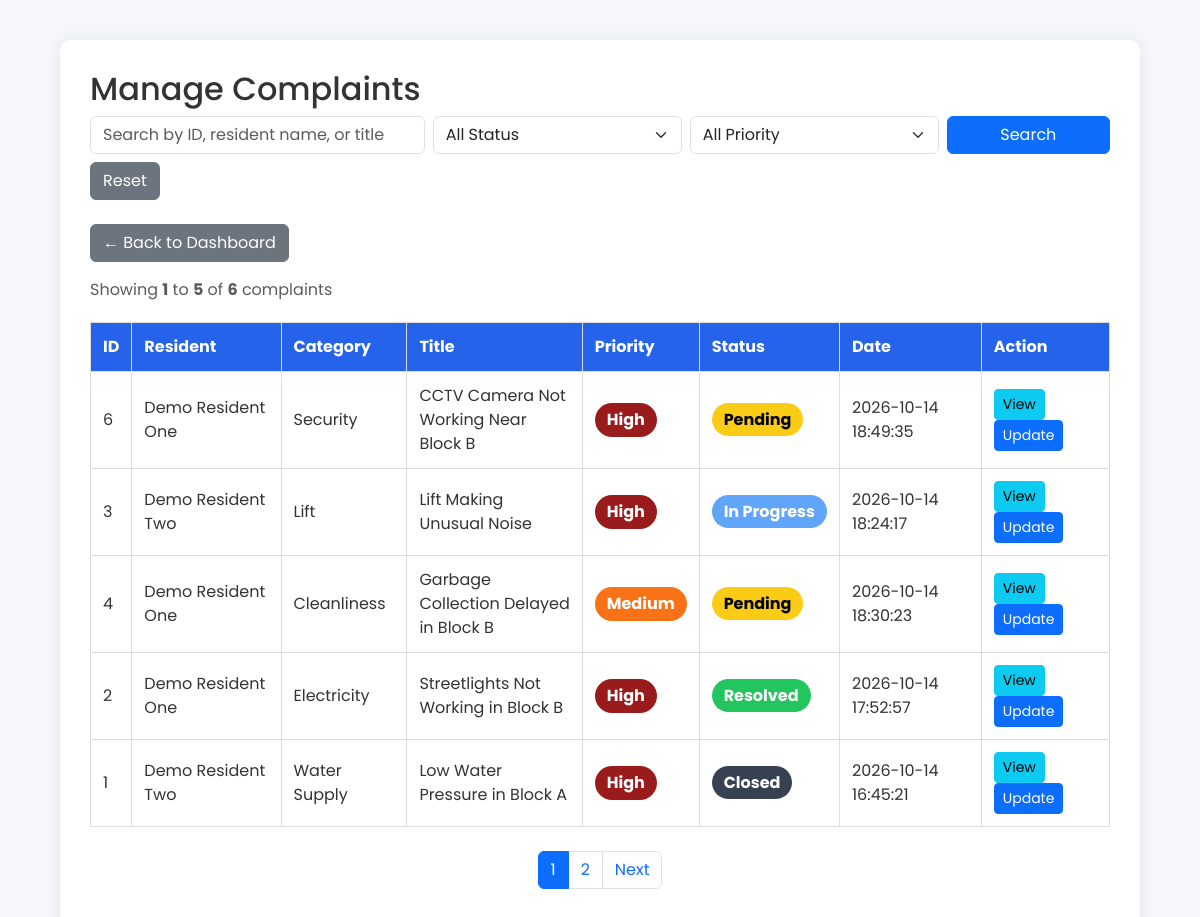
Page /admin/manage-complaints.php (signed in) on the committed database.
### tables this page shows
CREATE TABLE `complaints` (
  `complaint_id` int(11) NOT NULL,
  `resident_id` int(11) NOT NULL,
  `category_id` int(11) NOT NULL,
  `title` varchar(150) NOT NULL,
  `description` text NOT NULL,
  `location` varchar(100) DEFAULT NULL,
  `issue_started` varchar(50) DEFAULT NULL,
  `priority` enum('Low','Medium','High') DEFAULT 'Medium',
  `photo` varchar(255) DEFAULT NULL,
  `status` enum('Pending','Assigned','In Progress','Resolved','Closed') DEFAULT 'Pending',
  `created_at` timestamp NOT NULL DEFAULT current_timestamp(),
  `admin_remark` text DEFAULT NULL
);

CREATE TABLE `residents` (
  `resident_id` int(11) NOT NULL,
  `full_name` varchar(100) NOT NULL,
  `email` varchar(100) NOT NULL,
  `mobile` varchar(15) NOT NULL,
  `password` varchar(255) NOT NULL,
  `house_number` varchar(50) NOT NULL,
  `block` varchar(50) DEFAULT NULL,
  `registration_date` timestamp NOT NULL DEFAULT current_timestamp(),
  `status` enum('Active','Inactive') DEFAULT 'Active'
);

CREATE TABLE `categories` (
  `category_id` int(11) NOT NULL,
  `category_name` varchar(100) NOT NULL
);

### admin/manage-complaints.php (the view, shortened to what this page needs)
<?php
function sc_escape($value) {
    return htmlspecialchars((string) $value, ENT_QUOTES, 'UTF-8');
}
function sc_get_text_param($name) {
    if (!isset($_GET[$name]) || !is_string($_GET[$name])) {
        return '';
    }
    return trim($_GET[$name]);
}
function sc_run_prepared_query($conn, $sql, $types, $params) {
    $stmt = mysqli_prepare($conn, $sql);
    if ($types !== '') {
        if (!mysqli_stmt_bind_param($stmt, $types, ...$params)) {
            mysqli_stmt_close($stmt);
            throw new RuntimeException('Unable to bind complaint query parameters');
        }
    }
    if (!mysqli_stmt_execute($stmt)) {
        mysqli_stmt_close($stmt);
        throw new RuntimeException('Unable to execute complaint query');
    }
    return $stmt;
}
$limit = 5;
$search = sc_get_text_param('search');
$status_filter = sc_get_text_param('status');
$priority_filter = sc_get_text_param('priority');
$page_input = $_GET['page'] ?? '1';
$page = 1;
if (is_string($page_input) && ctype_digit($page_input)) {
    $page = (int) min((float) $page_input, 1000000000);
    $page = max(1, $page);
} elseif (is_int($page_input) && $page_input > 0) {
    $page = min($page_input, 1000000000);
}
$from_clause = ' FROM complaints
JOIN residents ON complaints.resident_id = residents.resident_id
JOIN categories ON complaints.category_id = categories.category_id';
$where = [];
$types = '';
$params = [];
$where_clause = $where ? ' WHERE ' . implode(' AND ', $where) : '';
try {
    $count_sql = 'SELECT COUNT(*) AS total' . $from_clause . $where_clause;
    $count_stmt = sc_run_prepared_query($conn, $count_sql, $types, $params);
    $count_result = mysqli_stmt_get_result($count_stmt);
    $total_records = (int) mysqli_fetch_assoc($count_result)['total'];
    $total_pages = (int) ceil($total_records / $limit);
    $page = min($page, max(1, $total_pages));
    $offset = ($page - 1) * $limit;
    $start_record = $total_records === 0 ? 0 : $offset + 1;
    $end_record = min($offset + $limit, $total_records);
    $query = 'SELECT complaints.*, residents.full_name AS resident_name, categories.category_name'
        . $from_clause . $where_clause . " ORDER BY
CASE
    WHEN complaints.status IN ('Pending', 'In Progress') THEN 1
    WHEN complaints.status IN ('Resolved', 'Closed') THEN 2
    ELSE 3
END,
CASE complaints.priority
    WHEN 'High' THEN 1
    WHEN 'Medium' THEN 2
    WHEN 'Low' THEN 3
    ELSE 4
END,
complaints.created_at DESC,
complaints.complaint_id DESC
LIMIT ? OFFSET ?";
    $data_params = $params;
    $data_params[] = $limit;
    $data_params[] = $offset;
    $data_stmt = sc_run_prepared_query($conn, $query, $types . 'ii', $data_params);
    $result = mysqli_stmt_get_result($data_stmt);
} catch (Throwable $e) {
    error_log('SocietyCare manage complaints query error: ' . $e->getMessage());
    http_response_code(500);
    exit('Unable to load complaints. Please try again later.');
}
?>
<!DOCTYPE html>
<html lang="en">
<head>
<link href="https://cdn.jsdelivr.net/npm/bootstrap@5.3.3/dist/css/bootstrap.min.css" rel="stylesheet">
<link rel="stylesheet" href="../assets/css/style.css">
</head>
<body>
<div class="container">
<h2>Manage Complaints</h2>
<form method="GET" class="mb-4">
    <div class="row g-2 align-items-center">
        <div class="col-md-4">
            <input
                type="text"
                name="search"
                maxlength="100"
                placeholder="Search by ID, resident name, or title"
                value="<?php echo sc_escape($search); ?>"
                class="form-control"
            >
        </div>
        <div class="col-md-3">
            <select name="status" class="form-select">
                <option value="">All Status</option>
            </select>
        </div>
        <div class="col-md-3">
            <select name="priority" class="form-select">
                <option value="">All Priority</option>
            </select>
        </div>
        <div class="col-md-2">
            <button type="submit" class="btn btn-primary w-100">Search</button>
        </div>
    </div>
    <a href="manage-complaints.php" class="btn btn-secondary mt-2">Reset</a>
</form>
<div class="mb-3">
    <a href="dashboard.php" class="btn btn-secondary">
        ← Back to Dashboard
    </a>
</div>
<p class="text-muted mb-3">
    Showing <strong><?php echo (int) $start_record; ?></strong>
    to
    <strong><?php echo (int) $end_record; ?></strong>
    of
    <strong><?php echo (int) $total_records; ?></strong>
    complaints
</p>
<table>
<tr>
<th>ID</th>
<th>Resident</th>
<th>Category</th>
<th>Title</th>
<th>Priority</th>
<th>Status</th>
<th>Date</th>
<th>Action</th>
</tr>
<?php while($row=mysqli_fetch_assoc($result)){ ?>
<tr>
<td><?php echo (int) $row['complaint_id']; ?></td>
<td><?php echo sc_escape($row['resident_name']); ?></td>
<td><?php echo sc_escape($row['category_name']); ?></td>
<td class="text-break" style="max-width:250px;">
    <?php echo sc_escape($row['title']); ?>
</td>
<td>
<?php
if($row['priority']=="High"){
    echo '<span class="priority-badge priority-high">High</span>';
}
elseif($row['priority']=="Medium"){
    echo '<span class="priority-badge priority-medium">Medium</span>';
}
elseif($row['priority']=="Low"){
    echo '<span class="priority-badge priority-low">Low</span>';
}
else{
    echo '<span class="priority-badge">' . sc_escape($row['priority']) . '</span>';
}
?>
</td>
<td>
<span class="status
<?php
if($row['status']=="Pending") echo "pending";
elseif($row['status']=="In Progress") echo "in-progress";
elseif($row['status']=="Resolved") echo "resolved";
elseif($row['status']=="Closed") echo "closed";
?>
">
<?php echo sc_escape($row['status']); ?>
</span>
</td>
<td><?php echo sc_escape($row['created_at']); ?></td>
<td>
    <a href="view-complaint.php?id=<?php echo (int) $row['complaint_id']; ?>" class="btn btn-info btn-sm">
    View
</a>
<a href="update-complaint.php?id=<?php echo (int) $row['complaint_id']; ?>" class="btn btn-primary btn-sm">
    Update
</a>
</td>
</tr>
<?php } ?>
</table>
<?php
$query_params = [
    'search' => $search,
    'status' => $status_filter,
    'priority' => $priority_filter,
];
?>
<nav class="mt-4">
    <ul class="pagination justify-content-center">
        <?php for($i = 1; $i <= $total_pages; $i++){
            $query_params['page'] = $i;
        ?>
            <li class="page-item <?php if($page == $i) echo 'active'; ?>">
                <a class="page-link" href="?<?php echo sc_escape(http_build_query($query_params)); ?>">
                    <?php echo (int) $i; ?>
                </a>
            </li>
        <?php } ?>
        <?php if($page < $total_pages){
            $query_params['page'] = $page + 1;
        ?>
            <li class="page-item">
                <a class="page-link" href="?<?php echo sc_escape(http_build_query($query_params)); ?>">Next</a>
            </li>
        <?php } ?>
    </ul>
</nav>
</div>
</body>
</html>

### assets/css/style.css (style rules this page uses)
* { margin:0; padding:0; box-sizing:border-box; font-family:'Poppins',sans-serif; }
body { background:#f5f7fb; color:#333; }
.priority-badge, .status-badge { padding:5px 12px; border-radius:20px; font-weight:bold; display:inline-block; }
.priority-high { background:#991b1b; color:white; }
.priority-medium { background:#f97316; color:white; }

### admin/manage-complaints.php (style rules this page uses)
table { width:100%; border-collapse:collapse; margin-top:20px; }
th,td { padding:12px; border:1px solid #ddd; text-align:left; }
th { background:#2563eb; color:white; }
.container { width:90%; max-width:1200px; margin:40px auto; background:white; padding:30px; border-radius:10px; box-shadow:0 0 15px rgba(0,0,0,.08); }
.status { padding:5px 12px; border-radius:20px; font-weight:bold; white-space: nowrap; }
.pending { background:#facc15; color:black; }
.in-progress { background:#60a5fa; color:white; }
.resolved { background:#22c55e; color:white; }
.priority-badge { padding:5px 12px; border-radius:20px; font-weight:bold; display:inline-block; }
.priority-high { background:#991b1b; color:white; }
.priority-medium { background:#f97316; color:white; }
.closed { background:#374151; color:white; }

### rows in the picture
complaints: complaint_id "6", resident.full_name "Demo Resident One", category.category_name "Security", title "CCTV Camera Not Working Near Block B", priority "High", status "Pending", created_at "2026-10-14 18:49:35"
complaints: complaint_id "3", resident.full_name "Demo Resident Two", category.category_name "Lift", title "Lift Making Unusual Noise", priority "High", status "In Progress", created_at "2026-10-14 18:24:17"
complaints: complaint_id "4", resident.full_name "Demo Resident One", category.category_name "Cleanliness", title "Garbage Collection Delayed in Block B", priority "Medium", status "Pending", created_at "2026-10-14 18:30:23"
complaints: complaint_id "2", resident.full_name "Demo Resident One", category.category_name "Electricity", title "Streetlights Not Working in Block B", priority "High", status "Resolved", created_at "2026-10-14 17:52:57"
complaints: complaint_id "1", resident.full_name "Demo Resident Two", category.category_name "Water Supply", title "Low Water Pressure in Block A", priority "High", status "Closed", created_at "2026-10-14 16:45:21"

### other values in the picture
$start_record "1"
$end_record "5"
$total_records "6"
